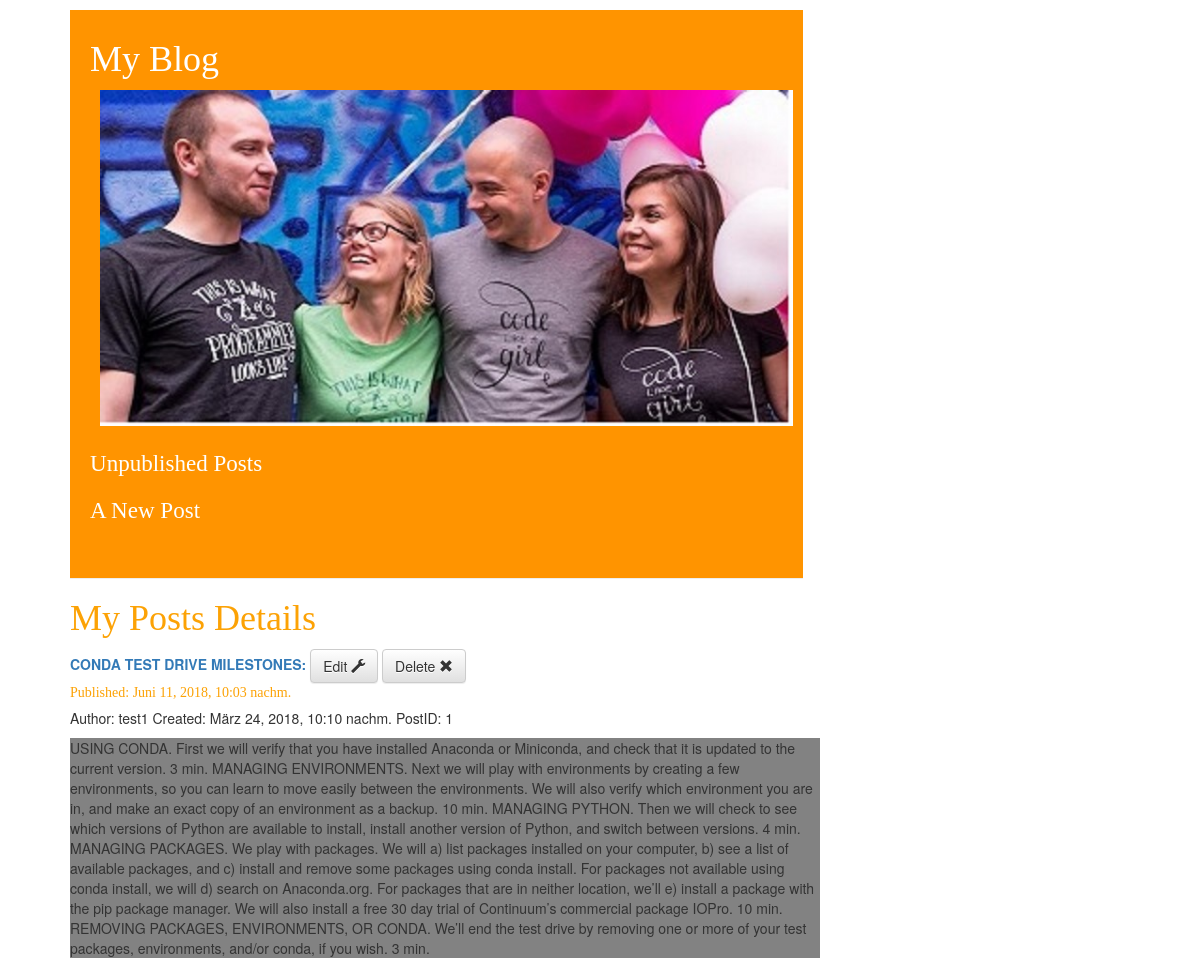
The app's page /post/1/ with its own data.
### blog/models.py (models this page shows, shortened)
class Post(models.Model):
    author = models.ForeignKey(Author, on_delete=models.CASCADE)
    title = models.CharField(max_length=500)
    text = models.TextField()
    created_date = models.DateTimeField(
            default=timezone.now)
    published_date = models.DateTimeField(
            blank=True, null=True)

class Author(models.Model):
    full_name = models.CharField(max_length=50)
    def __str__(self):
        return self.full_name   #

### blog/views.py (the view)
# urls.py: url(r'^post/(?P<pk>\d+)/$', views.post_detail, name='post_detail'),
def post_detail(request, pk):
    post = Post.objects.get(pk=pk)
    return render(request, 'blog/post_detail.html', {'post': post})

### blog/templates/blog/post_detail.html
{% extends 'blog/base.html' %}
{% block content %}
  <div>
    <h1>
      <a href="{% url 'post_list' %}">
          My Posts Details
      </a>
    </h1>
  </div>
   <div>
     <a href="{% url 'post_list' %}">
        <b> {{ post.title }} </b>
     </a>
       <a class="btn btn-default" href="{% url 'post_edit' pk=post.pk %}">
          Edit
         <span class="glyphicon glyphicon-wrench"></span>
       </a>
       <a class="btn btn-default" href="{% url 'post_remove' pk=post.pk %}">
          Delete
          <span class="glyphicon glyphicon-remove"></span>
       </a>
     {% if post.published_date %}
         <div class="post">
          Published: {{ post.published_date }}
         </div>
     {% else %}
        <a class="btn btn-default" href={% url 'post_publish' pk=post.pk %}>
           Publish <span class="glyphicon glyphicon-envelope"></span>
        </a>
     {% endif %}
       <p>
         Author: {{ post.author }}
         Created: {{ post.created_date }}
         PostID: {{ post.id}}
       </p>
       <p class="post_text">
          {{ post.text }}
        </p>
    </div>
{% endblock %}

### blog/static/css/blog.css (style rules this page uses)
h1, h1 a { color: #FCA205; font-family: 'Lobster'; font-size: 36px; }
body { padding-left: 15px; }
.post { margin-bottom: 5px; color: #FCA205; font-family: 'Lobster'; }
.post_text { background-color: #828282; padding: 5px, 5px, 5px, 5px; margin: 10px, 10px, 10px, 10px; }

### records on screen
Post: title "CONDA TEST DRIVE MILESTONES:", published_date "Juni 11, 2018, 10:03 nachm.", author "test1", created_date "März 24, 2018, 10:10 nachm.", id "1", text "USING CONDA. First we will verify that you have installed Anaconda or Miniconda, and check that it is updated to the current version. 3 min. MANAGING ENVIRONMENTS. Next we will play with environments by creating a few environments, so you can learn to move easily between the environments. We will also verify which environment you are in, and make an exact copy of an environment as a backup. 10 min. MANAGING PYTHON. Then we will check to see which versions of Python are available to install, install another version of Python, and switch between versions. 4 min. MANAGING PACKAGES. We play with packages. We will a) list packages installed on your computer, b) see a list of available packages,…"
